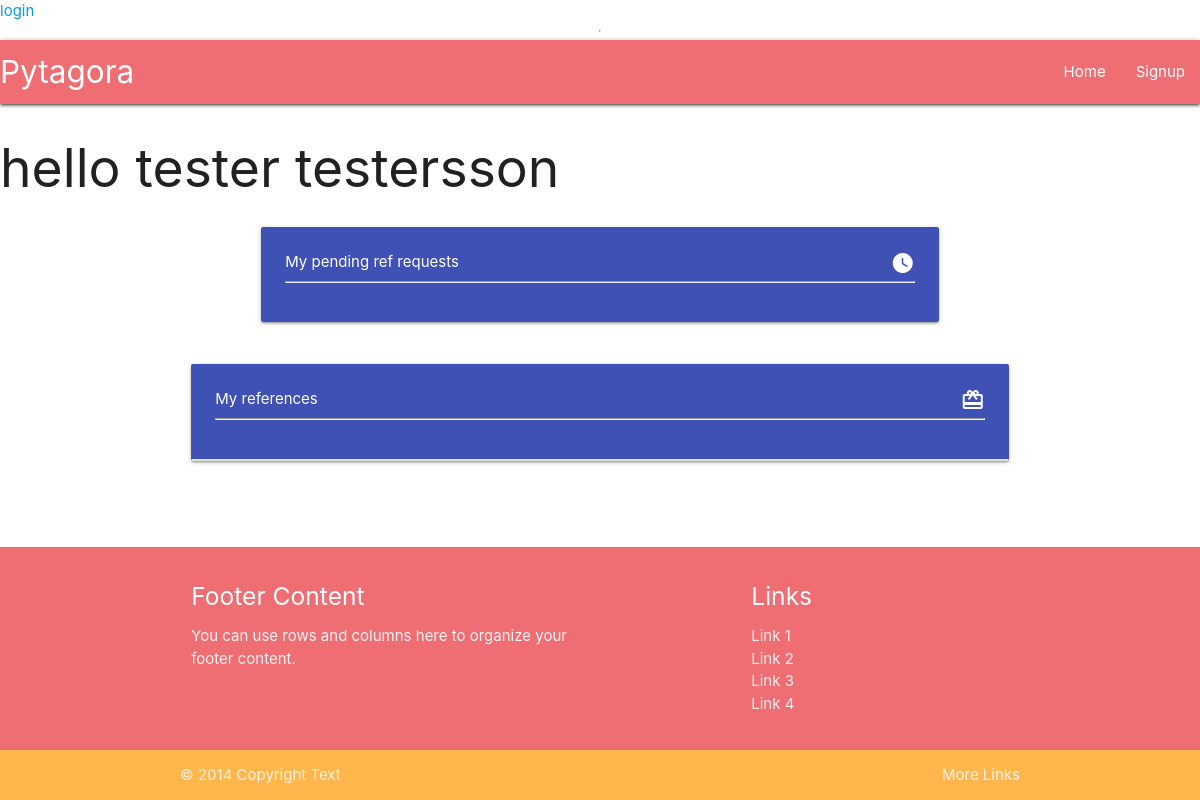
/profile/2/, run on an earlier commit of the app's database.
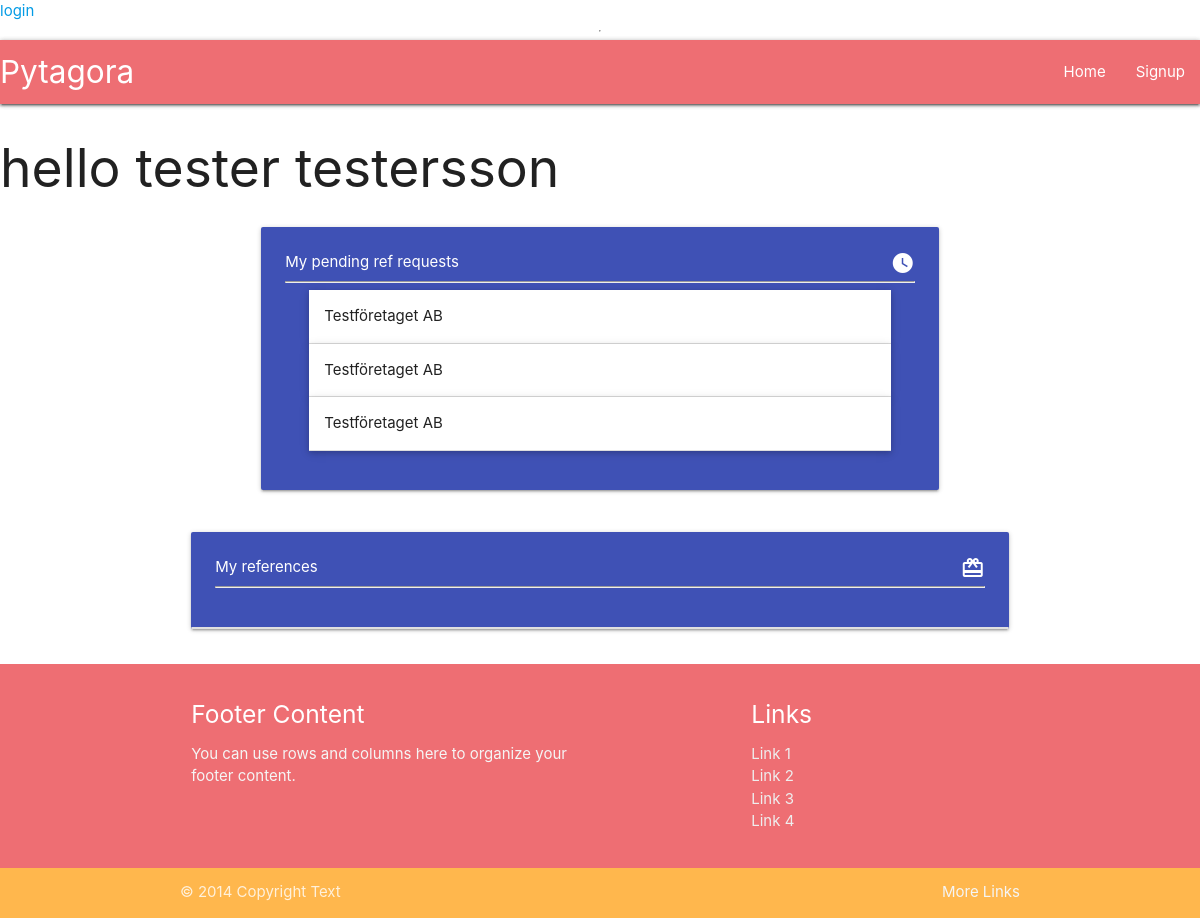
And on a later commit of the database.
### userprofile/models.py (models this page shows, shortened)
class RefRequest(models.Model):
    profile = models.ForeignKey(Profile, verbose_name=_("profile"), on_delete=models.CASCADE)
    company_name = models.CharField(_("company name"), max_length=100, null=True, blank=True)
    company_slug = models.SlugField(_("company_slug"), null=True, blank=True, unique=False, max_length=150)
    date_from = PartialDateField( verbose_name=_("date from"))
    date_to = PartialDateField(verbose_name=_("date to"))
    to_email = models.EmailField(_("to email"), max_length=254, null=True, blank=True)
    UNINITIATED = "UNIN"
    PENDING = "PEND"
    COMPLETE = "COMP"
    STATUS_CHOICES = [
        (UNINITIATED, "Uninitiated"),
        (PENDING, "Pending"),
        (COMPLETE, "Complete"),
    ]
    status = models.CharField(_("status"), max_length=4, choices=STATUS_CHOICES, default=UNINITIATED,)
    time_sent = models.DateTimeField(_("time_sent"), auto_now_add=True, null=True)
    class Meta:
        verbose_name = "Reference request"
        verbose_name_plural = "Reference requests"

### userprofile/views.py (the view)
# urls.py: path("profile/<int:pk>/", ProfileView.as_view(), name ="profile"),
class ProfileView(ListView):
    model = RefRequest
    def get(self, request, *args, **kwargs):
        profile = Profile.objects.get(id=kwargs["pk"])
        requests = profile.refrequest_set.all()
        return render(
            self.request,
            "userprofile/profile.html",
            {
                "profile": profile,
                "requests": requests,
            })

### userprofile/models.py (called while the page is built)
    def __str__(self):
        return f"{self.first_name} {self.last_name}"

### userprofile/templates/userprofile/profile.html (shortened to what this page needs)
{% extends "base.html" %}
{% block content %}
    <h2>hello {{ profile }}</h2>
    <div class="container">
        {% include "./components/profile_pending_requests.html" %}
        <div class="row">
            <div class="col s12">
                <div class="card indigo">
                    <div class="card-content">
                        <span class="white-text">My references <i class="material-icons right">redeem</i></span>
                        <hr/>
                    </div>
                    <div class=" collection">
                    </div>
                </div>
            </div>
        </div>
    </div>
{% endblock content %}

### userprofile/templates/userprofile/components/profile_pending_requests.html (shortened to what this page needs)
<div class="row">
    <div class="col s12 l10 offset-l1">
        <div class="card-panel indigo">
            <span class="white-text ">My pending ref requests <i class="material-icons right" >watch_later</i> </span>
            <hr/>
            <ul class="collapsible popout">
            {% for request in requests %}
                {% if request.status == "PEND" %}
                <li>
                    <div class="collapsible-header"> <span class="truncate">{{ request.company_name }}</span></div>
                  </li>
                  {% endif %}
            {% endfor %}
             </ul>
        </div>
    </div>
</div>

What changed in the data, as far as the page shows it:
added RefRequest: company_name "Testföretaget AB"
added RefRequest: company_name "Testföretaget AB"
added RefRequest: company_name "Testföretaget AB"
